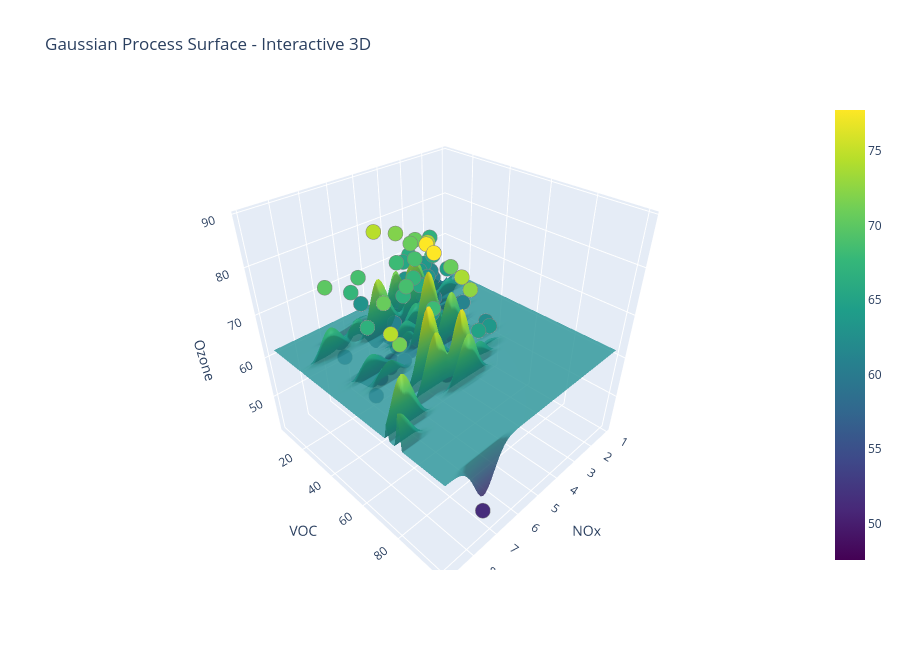

The notebook cell this image was saved under:
### Code cell
# Interactive 3D Plot (Plotly)
try:
    import plotly.graph_objects as go
except ImportError as exc:
    raise ImportError('Plotly is required for the interactive 3D view. Install it with `pip install plotly`.') from exc

plotly_scale = plot_cfg.get('plotly_colorscale') or plot_cfg['cmap'].capitalize()
marker_size = max(plot_cfg['point_size'] / 4, 4)

fig = go.Figure()
fig.add_surface(
    x=lon_grid,
    y=lat_grid,
    z=value_grid,
    colorscale=plotly_scale,
    opacity=plot_cfg['surface_alpha'],
    showscale=True,
    name='GPR surface',
)
fig.add_scatter3d(
    x=lon,
    y=lat,
    z=values,
    mode='markers',
    marker=dict(size=marker_size, color=values, colorscale=plotly_scale, line=dict(width=0.5, color='gray')),
    name='Observed points',
)
fig.update_layout(
    width=900,
    height=650,
    scene=dict(
        xaxis_title=lon_col,
        yaxis_title=lat_col,
        zaxis_title=value_col,
    ),
    title='Gaussian Process Surface - Interactive 3D',
)
fig.show()
